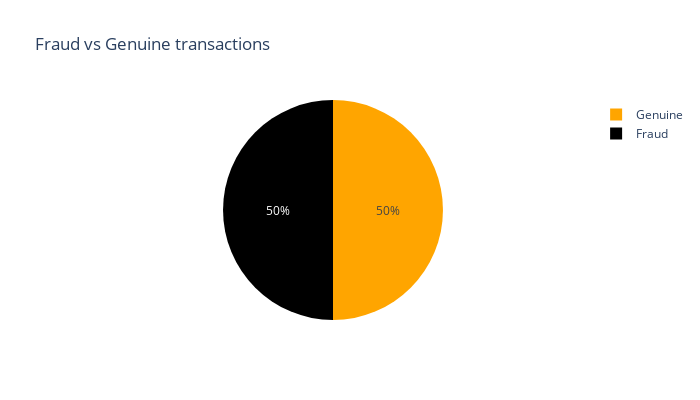

Source (notebook cell):
### Markdown cell above
### After Undersampling dataset

### Code cell
labels=["Genuine","Fraud"]

fraud_or_not1 = y_res.value_counts().tolist()
values1 = [fraud_or_not1[0], fraud_or_not1[1]]

fig1 = px.pie(values=y_res.value_counts(), names=labels , width=700, height=400, color_discrete_sequence=["orange","black"]
             ,title="Fraud vs Genuine transactions")
fig1.show()

### Figure 1 — Plotly figure (JSON) as saved in the notebook; plotly's stock layout.template omitted (floating-point values rounded to 4 significant figures)
{"data": [{"domain": {"x": [0, 1], "y": [0, 1]}, "hovertemplate": "label=%{label}<br>value=%{value}<extra></extra>", "labels": ["Genuine", "Fraud"], "legendgroup": "", "name": "", "showlegend": true, "type": "pie", "values": [8213, 8213]}], "layout": {"height": 400, "legend": {"tracegroupgap": 0}, "piecolorway": ["orange", "black"], "title": {"text": "Fraud vs Genuine transactions"}, "width": 700}}
